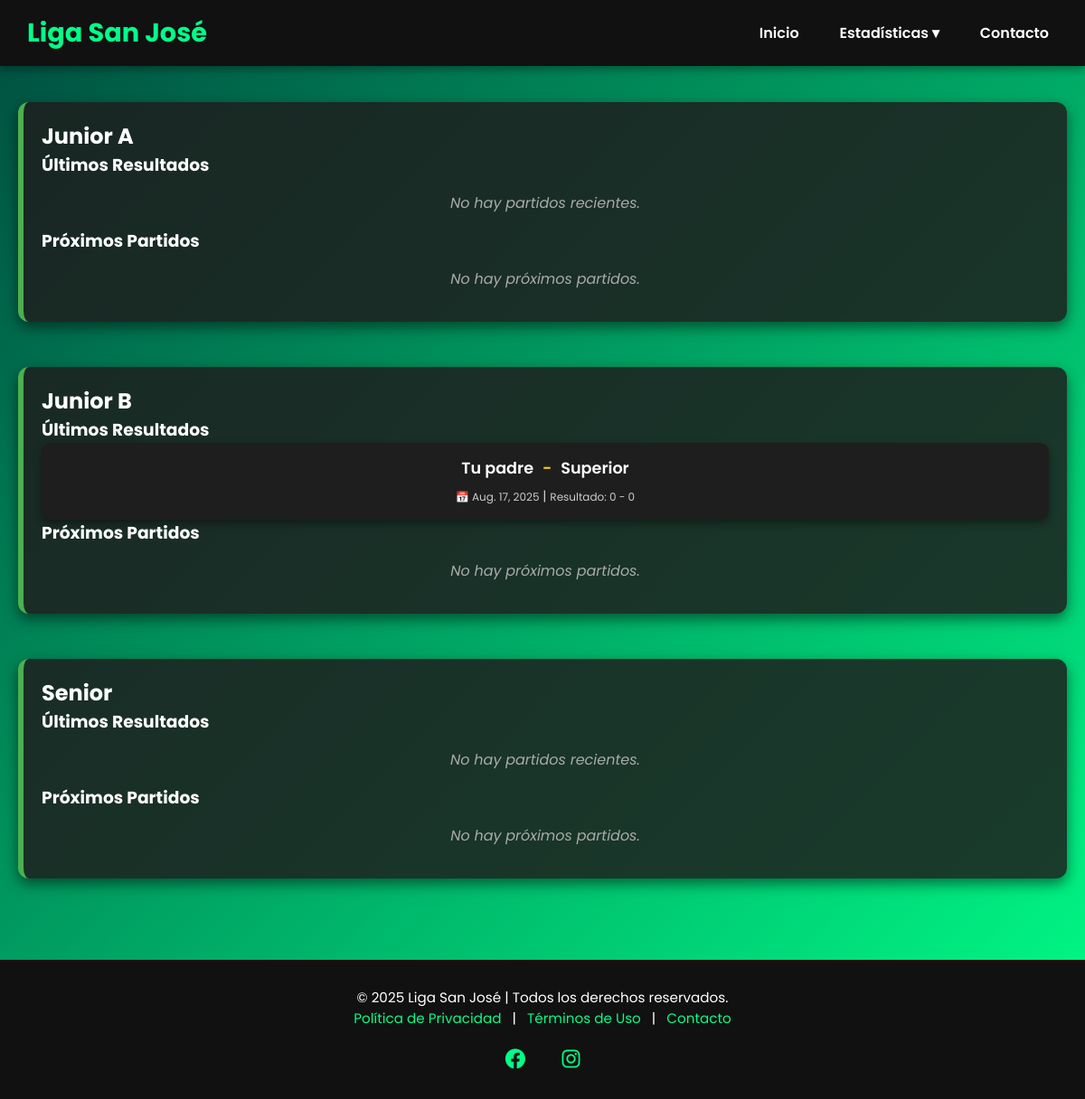
The app's page /partidos/ with its own data.
### torneos/models.py (models this page shows, shortened)
class Division(models.Model):
    nombre = models.CharField(max_length=50)
    class Meta:
        ordering = ['nombre']  # Orden alfabético

class Partido(models.Model):
    fecha = models.DateField()
    hora = models.TimeField(null=True, blank=True)
    cancha = models.CharField(max_length=100, null=True, blank=True)
    equipo_local = models.ForeignKey(Equipo, related_name='locales', on_delete=models.CASCADE)
    equipo_visitante = models.ForeignKey(Equipo, related_name='visitantes', on_delete=models.CASCADE)
    goles_local = models.PositiveIntegerField(default=0)
    goles_visitante = models.PositiveIntegerField(default=0)
    class Meta:
        ordering = ['-fecha', 'hora']

class Equipo(models.Model):
    nombre = models.CharField(max_length=50)
    division = models.ForeignKey(Division, on_delete=models.CASCADE)
    class Meta:
        ordering = ['division__nombre', 'nombre']  # Orden admin y consultas
    def __str__(self):
        return self.nombre

### torneos/views.py (the view)
# urls.py: path('partidos/', views.partidos, name='partidos'),
def partidos(request):
    divisiones = Division.objects.all()
    divisiones_partidos = []
    for division in divisiones:
        equipos = division.equipo_set.all()
        ultimos_resultados = Partido.objects.filter(
            fecha__lte=timezone.now(),
            equipo_local__in=equipos
        ).order_by('-fecha')[:5]
        proximos_partidos = Partido.objects.filter(
            fecha__gt=timezone.now(),
            equipo_local__in=equipos
        ).order_by('fecha')[:5]
        divisiones_partidos.append({
            'division': division,
            'ultimos_resultados': ultimos_resultados,
            'proximos_partidos': proximos_partidos
        })
    return render(request, 'torneos/partidos.html', {
        'divisiones_partidos': divisiones_partidos
    })

### torneos/templates/torneos/partidos.html (shortened to what this page needs)
<!DOCTYPE html>
<html lang="es">
<head>
<link rel="stylesheet" href="https://cdnjs.cloudflare.com/ajax/libs/font-awesome/6.4.0/css/all.min.css" />
</head>
<body>
<nav class="navbar">
    <div class="logo">Liga San José</div>
    <div class="nav-links" id="navLinks">
        <a href="{% url 'home' %}">Inicio</a>
        <div class="dropdown">
            <a href="#" class="dropbtn">Estadísticas ▾</a>
        </div>
        <a href="#">Contacto</a>
    </div>
</nav>
<main>
{% for item in divisiones_partidos %}
<div class="division-section">
    <h2>{{ item.division.nombre }}</h2>
    <h3>Últimos Resultados</h3>
    {% if item.ultimos_resultados %}
    <div class="partidos-list">
        {% for partido in item.ultimos_resultados %}
        <div class="partido-card">
            <div class="equipos">
                <span>{{ partido.equipo_local }}</span>
                <span class="vs">-</span>
                <span>{{ partido.equipo_visitante }}</span>
            </div>
            <div class="info-partido">
                <small>📅 {{ partido.fecha }}</small> |
                <small>Resultado: {{ partido.goles_local }} - {{ partido.goles_visitante }}</small>
            </div>
        </div>
        {% endfor %}
    </div>
    {% else %}
    <p>No hay partidos recientes.</p>
    {% endif %}
    <h3>Próximos Partidos</h3>
    {% if item.proximos_partidos %}
    <div class="partidos-list">
        {% for partido in item.proximos_partidos %}
        <div class="partido-card">
            <div class="equipos">
                <span class="local">{{ partido.equipo_local }}</span>
                <span class="vs">vs</span>
                <span class="visitante">{{ partido.equipo_visitante }}</span>
            </div>
            <div class="info-partido">
                <small>📅 {{ partido.fecha }}</small> |
                <small>🕒 {{ partido.hora|default:"Por definir" }}</small> |
                <small>📍 {{ partido.cancha|default:"Por definir" }}</small>
            </div>
        </div>
        {% endfor %}
    </div>
    {% else %}
    <p>No hay próximos partidos.</p>
    {% endif %}
</div>
{% endfor %}
</main>
<footer>
    &copy; 2025 Liga San José | Todos los derechos reservados.
    <br>
    <a href="#">Política de Privacidad</a> | <a href="#">Términos de Uso</a> | <a href="#">Contacto</a>
    <br><br>
    <a href="https://www.facebook.com" target="_blank" class="social-icon">
        <i class="fab fa-facebook"></i>
    </a>
    <a href="https://www.instagram.com/liga_sanjose" target="_blank" class="social-icon">
        <i class="fab fa-instagram"></i>
    </a>
</footer>
</body>
</html>

### torneos/templates/torneos/partidos.html (style rules this page uses)
* { box-sizing: border-box; margin: 0; padding: 0 }
body { font-family: 'Poppins', sans-serif; background: linear-gradient(135deg, #004d40, #00ff88); color: #fff; display:flex; flex-direction:column; min-height:100vh; }
main { flex: 1; padding: 40px 20px; }
.navbar { display: flex; justify-content: space-between; align-items: center; background-color: #111; padding: 15px 30px; position: sticky; top: 0; z-index: 1000; box-shadow: 0 3px 10px rgba(0,0,0,0.4); }
.logo { font-size: 1.8em; font-weight: 700; color: #00ff88; }
.nav-links { display: flex; align-items: center; gap: 25px; transition: all 0.3s ease; }
.nav-links a { text-decoration: none; color: #fff; font-weight: 600; padding: 6px 10px; transition: 0.3s; }
.dropdown { position: relative; }
.dropbtn { cursor: pointer; display: flex; align-items: center; }
.division-section { margin-bottom: 50px; padding: 20px; background-color: rgba(30,30,30,0.85); border-radius: 12px; box-shadow: 0 6px 15px rgba(0,0,0,0.5); border-left: 6px solid #4CAF50; }
.partidos-list { display: flex; flex-wrap: wrap; gap: 15px; }
.partido-card { flex: 1 1 250px; background-color: #1E1E1E; border-radius: 10px; padding: 15px 20px; box-shadow: 0 4px 8px rgba(0,0,0,0.4); transition: transform 0.3s, background-color 0.3s; }
.partido-card .equipos { font-weight: 600; font-size: 1.1em; margin-bottom: 8px; display: flex; justify-content: center; gap: 10px; }
.partido-card .equipos .vs { color: #FFD700; }
.partido-card .info-partido { text-align: center; font-size: 0.9em; color: #CCCCCC; }
.division-section p { text-align: center; font-style: italic; color: #AAAAAA; margin: 15px 0; }
footer { background: #111; color: #fff; text-align: center; padding: 30px 20px; font-size: 0.95em; }
footer a { color: #00ff88; text-decoration: none; margin: 0 8px; transition: color 0.3s; }
.social-icon i { color: #00ff88; font-size: 1.5em; margin: 0 10px; transition: transform 0.3s, color 0.3s; }

### records on screen
Division: division.nombre "Junior A", shows "No hay partidos recientes."
Division: division.nombre "Junior B"
Partido: equipo_local "Tu padre", equipo_visitante "Superior", fecha "Aug. 17, 2025", goles_local "0", goles_visitante "0"
Division: division.nombre "Senior", shows "No hay partidos recientes."
